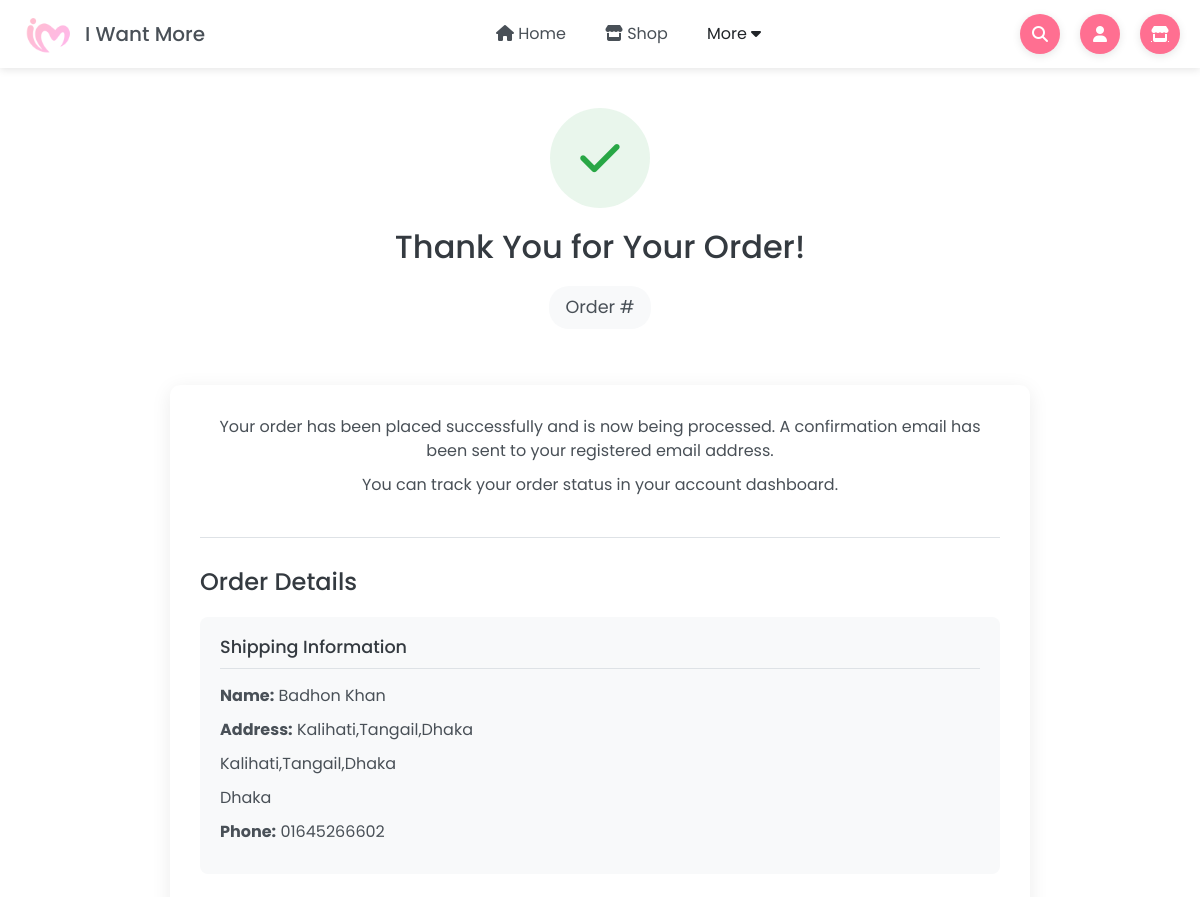
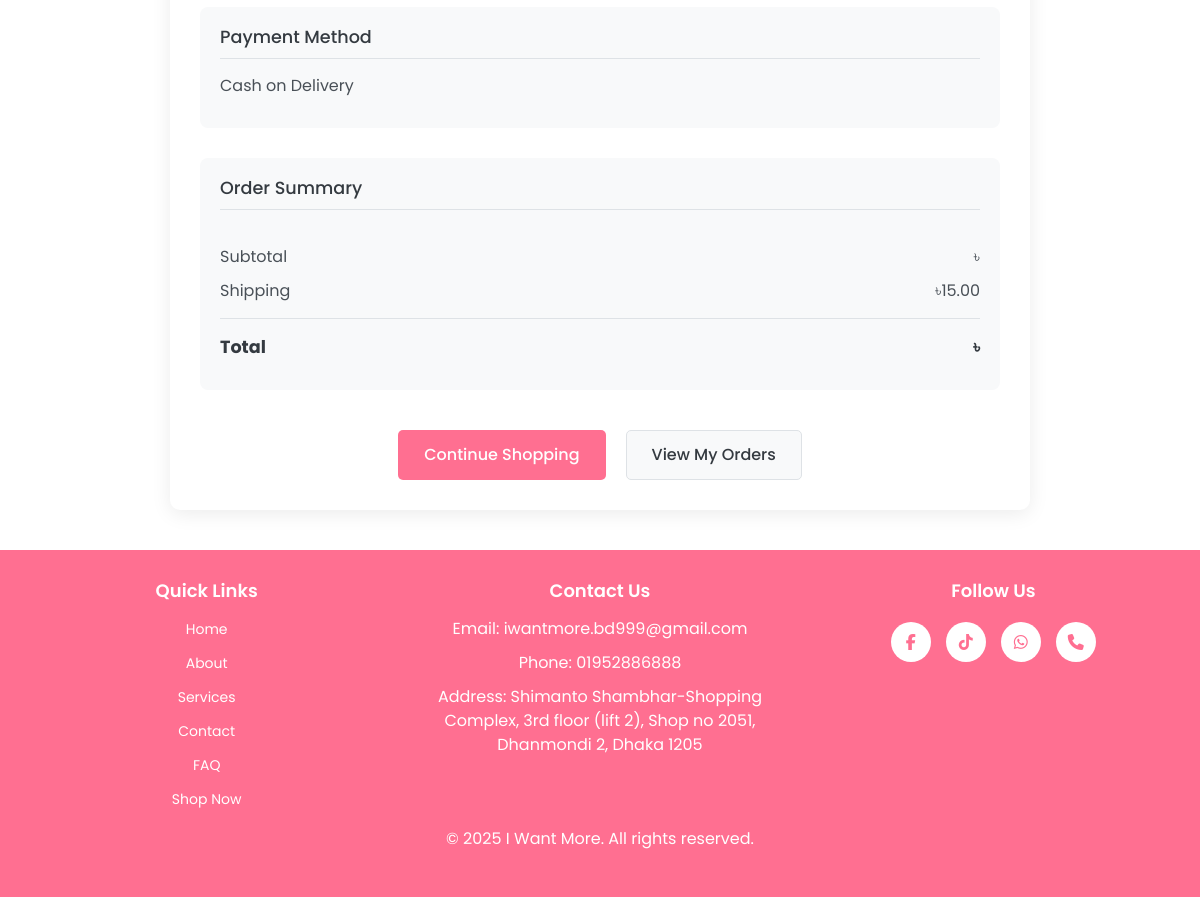
The app's page /order-confirmation/ (signed in) with its own data (2 pictures, top to bottom).
### iwm/models.py (models this page shows, shortened)
class Order(models.Model):
    STATUS_CHOICES = (
        ('pending', 'Pending'),
        ('processing', 'Processing'),
        ('shipped', 'Shipped'),
        ('delivered', 'Delivered'),
        ('cancelled', 'Cancelled'),
        ('refunded', 'Refunded'),
    )
    PAYMENT_METHOD_CHOICES = (
        ('cash_on_delivery', 'Cash on Delivery'),
        ('credit_card', 'Credit Card'),
        ('bkash', 'bKash'),
        ('nagad', 'Nagad'),
    )
    user = models.ForeignKey(User, on_delete=models.SET_NULL, null=True, blank=True, related_name='orders')
    full_name = models.CharField(max_length=255)
    email = models.EmailField(max_length=254)
    phone = models.CharField(max_length=20)
    shipping_address = models.ForeignKey(Address, on_delete=models.SET_NULL, null=True, blank=True, related_name='shipping_orders')
    billing_address = models.ForeignKey(Address, on_delete=models.SET_NULL, null=True, blank=True, related_name='billing_orders')
    total_price = models.DecimalField(max_digits=10, decimal_places=2, default=0)
    original_price = models.DecimalField(max_digits=10, decimal_places=2, default=0)
    shipping_cost = models.DecimalField(max_digits=10, decimal_places=2, default=0)
    discount_amount = models.DecimalField(max_digits=10, decimal_places=2, default=0)
    order_status = models.CharField(max_length=20, choices=STATUS_CHOICES, default='pending')
    payment_method = models.CharField(max_length=20, choices=PAYMENT_METHOD_CHOICES, default='cash_on_delivery')
    payment_status = models.BooleanField(default=False)
    transaction_id = models.CharField(max_length=255, blank=True, null=True)
    created_at = models.DateTimeField(auto_now_add=True)
    updated_at = models.DateTimeField(auto_now=True)
    notes = models.TextField(blank=True)
    tracking_number = models.CharField(max_length=100, blank=True, null=True)
    estimated_delivery = models.DateField(blank=True, null=True)
    class Meta:
        ordering = ['-created_at']

class Address(models.Model):
    ADDRESS_TYPES = (
        ('shipping', 'Shipping'),
        ('billing', 'Billing'),
    )
    user = models.ForeignKey(User, on_delete=models.CASCADE, related_name='addresses')
    address_type = models.CharField(max_length=20, choices=ADDRESS_TYPES)
    default = models.BooleanField(default=False)
    full_name = models.CharField(max_length=255)
    phone = models.CharField(max_length=20)
    address_line1 = models.CharField(max_length=255)
    address_line2 = models.CharField(max_length=255, blank=True, null=True)
    city = models.CharField(max_length=100)
    postal_code = models.CharField(max_length=20)
    state = models.CharField(max_length=100)
    country = models.CharField(max_length=100, default='Bangladesh')
    created_at = models.DateTimeField(auto_now_add=True)
    class Meta:
        verbose_name_plural = "Addresses"

### iwm/views.py (the view)
# urls.py: path('order-confirmation/', views.order_confirmation, name='order_confirmation'),
def order_confirmation(request):
    order_slug = request.GET.get('order.slug')
    if order_slug:
        order = Order.objects.filter(order_slug=order_slug).first()
        if request.user.is_authenticated and order and order.user and order.user != request.user:
            order = None
    else:
        if request.user.is_authenticated:
            order = Order.objects.filter(user=request.user).order_by('-created_at').first()
        else:
            order = None
    return render(request, 'order_confirmation.html', {'order': order})

### iwm/templates/order_confirmation.html (shortened to what this page needs)
{% extends "base.html" %}
{% load static %}
{% block styles %}
<link rel="stylesheet" href="{% static 'css/order_confirmation.css' %}">
{% endblock %}
{% block content %}
<div class="confirmation-container">
  <div class="confirmation-header">
    <div class="icon-container success">
      <i class="fas fa-check"></i>
    </div>
    <h1>Thank You for Your Order!</h1>
    <p class="order-number">Order #</p>
  </div>
  <div class="confirmation-content">
    <div class="confirmation-message">
      <p>Your order has been placed successfully and is now being processed. A confirmation email has been sent to your registered email address.</p>
      <p>You can track your order status in your account dashboard.</p>
    </div>
    <div class="order-details">
      <h2>Order Details</h2>
      <div class="detail-section">
        <h3>Shipping Information</h3>
        <div class="detail-content">
          <p><strong>Name:</strong> {{ order.shipping_address.full_name }}</p>
          <p><strong>Address:</strong> {{ order.shipping_address.address_line1 }}</p>
          {% if order.shipping_address.address_line2 %}
          <p>{{ order.shipping_address.address_line2 }}</p>
          {% endif %}
          <p>{{ order.shipping_address.city }}</p>
          <p><strong>Phone:</strong> {{ order.shipping_address.phone }}</p>
        </div>
      </div>
      <div class="detail-section">
        <h3>Payment Method</h3>
        <div class="detail-content">
          <p>
            {% if order.payment_method == 'cod' %}
              Cash on Delivery
            {% elif order.payment_method == 'bkash' %}
              bKash
            {% elif order.payment_method == 'nagad' %}
              Nagad
            {% else %}
              Credit/Debit Card
            {% endif %}
          </p>
        </div>
      </div>
      <div class="detail-section">
        <h3>Order Summary</h3>
        <div class="order-totals">
          <div class="total-row">
            <span>Subtotal</span>
            <span>৳{{ order.subtotal }}</span>
          </div>
          <div class="total-row">
            <span>Shipping</span>
            <span>৳{{ order.shipping_cost }}</span>
          </div>
          <div class="total-row grand-total">
            <span>Total</span>
            <span>৳{{ order.total }}</span>
          </div>
        </div>
      </div>
    </div>
    <div class="next-steps">
      <div class="action-buttons">
        <a href="{% url 'shop' %}" class="btn primary-btn">Continue Shopping</a>
        {% if user.is_authenticated %}
        <a href="#" class="btn secondary-btn">View My Orders</a>
        {% endif %}
      </div>
    </div>
  </div>
</div>
{% endblock %}

### iwm/static/css/base.css (style rules this page uses)
* { margin: 0; padding: 0; box-sizing: border-box; font-family: "Poppins", sans-serif; }
:root { --header-height: 68px; --header-bg: #ffffff; --text-color: #495057; --btn-bg: #ff6f91; --btn-bg-hover: #ff4e6a; --white: #ffffff; --dropdown-bg: #f9f9f9; --dropdown-border: #dddddd; }
body { margin: 0; padding: 0; overflow-x: hidden; scroll-behavior: smooth; }

### iwm/static/css/order_confirmation.css (style rules this page uses)
:root { --primary-color: #ff6f91; --secondary-color: #f95738; --success-color: #28a745; --light-color: #f8f9fa; --dark-color: #343a40; --border-color: #dee2e6; --text-color: #495057; }
.confirmation-container { max-width: 900px; margin: 40px auto; padding: 0 20px; }
.confirmation-header { text-align: center; margin-bottom: 40px; }
.icon-container { width: 100px; height: 100px; border-radius: 50%; display: flex; align-items: center; justify-content: center; margin: 0 auto 20px; }
.icon-container.success { background-color: rgba(40, 167, 69, 0.1); color: var(--success-color); }
.icon-container i { font-size: 45px; }
.confirmation-header h1 { font-size: 2rem; margin-bottom: 10px; color: var(--dark-color); }
.order-number { font-size: 1.1rem; color: var(--text-color); background-color: var(--light-color); display: inline-block; padding: 8px 16px; border-radius: 20px; margin-top: 10px; }
.confirmation-content { background-color: white; border-radius: 10px; box-shadow: 0 4px 20px rgba(0, 0, 0, 0.08); padding: 30px; }
.confirmation-message { text-align: center; margin-bottom: 30px; padding-bottom: 30px; border-bottom: 1px solid var(--border-color); }
.confirmation-message p { color: var(--text-color); line-height: 1.5; margin-bottom: 10px; }
.order-details { margin-bottom: 40px; }
.order-details h2 { font-size: 1.5rem; margin-bottom: 20px; color: var(--dark-color); }
.detail-section { margin-bottom: 30px; background-color: var(--light-color); border-radius: 8px; padding: 20px; }
.detail-section h3 { font-size: 1.1rem; margin-top: 0; margin-bottom: 15px; padding-bottom: 10px; border-bottom: 1px solid var(--border-color); color: var(--dark-color); }
.detail-content p { margin-bottom: 10px; color: var(--text-color); }
.order-totals { margin-top: 20px; padding-top: 15px; }
.total-row { display: flex; justify-content: space-between; margin-bottom: 10px; color: var(--text-color); }
.total-row.grand-total { font-size: 1.1rem; font-weight: 700; color: var(--dark-color); margin-top: 15px; padding-top: 15px; border-top: 1px solid var(--border-color); }
.next-steps { text-align: center; margin-top: 40px; }
.action-buttons { display: flex; justify-content: center; gap: 20px; }
.btn { padding: 12px 25px; border-radius: 5px; text-decoration: none; font-weight: 500; transition: all 0.3s; display: inline-block; }
.primary-btn { background-color: var(--primary-color); color: white; }
.secondary-btn { background-color: var(--light-color); color: var(--dark-color); border: 1px solid var(--border-color); }

### records on screen
Order: shipping_address.full_name "Badhon Khan", shipping_address.address_line1 "Kalihati,Tangail,Dhaka", shipping_address.address_line2 "Kalihati,Tangail,Dhaka", shipping_address.city "Dhaka", shipping_address.phone "01645266602", shipping_cost "15.00"
